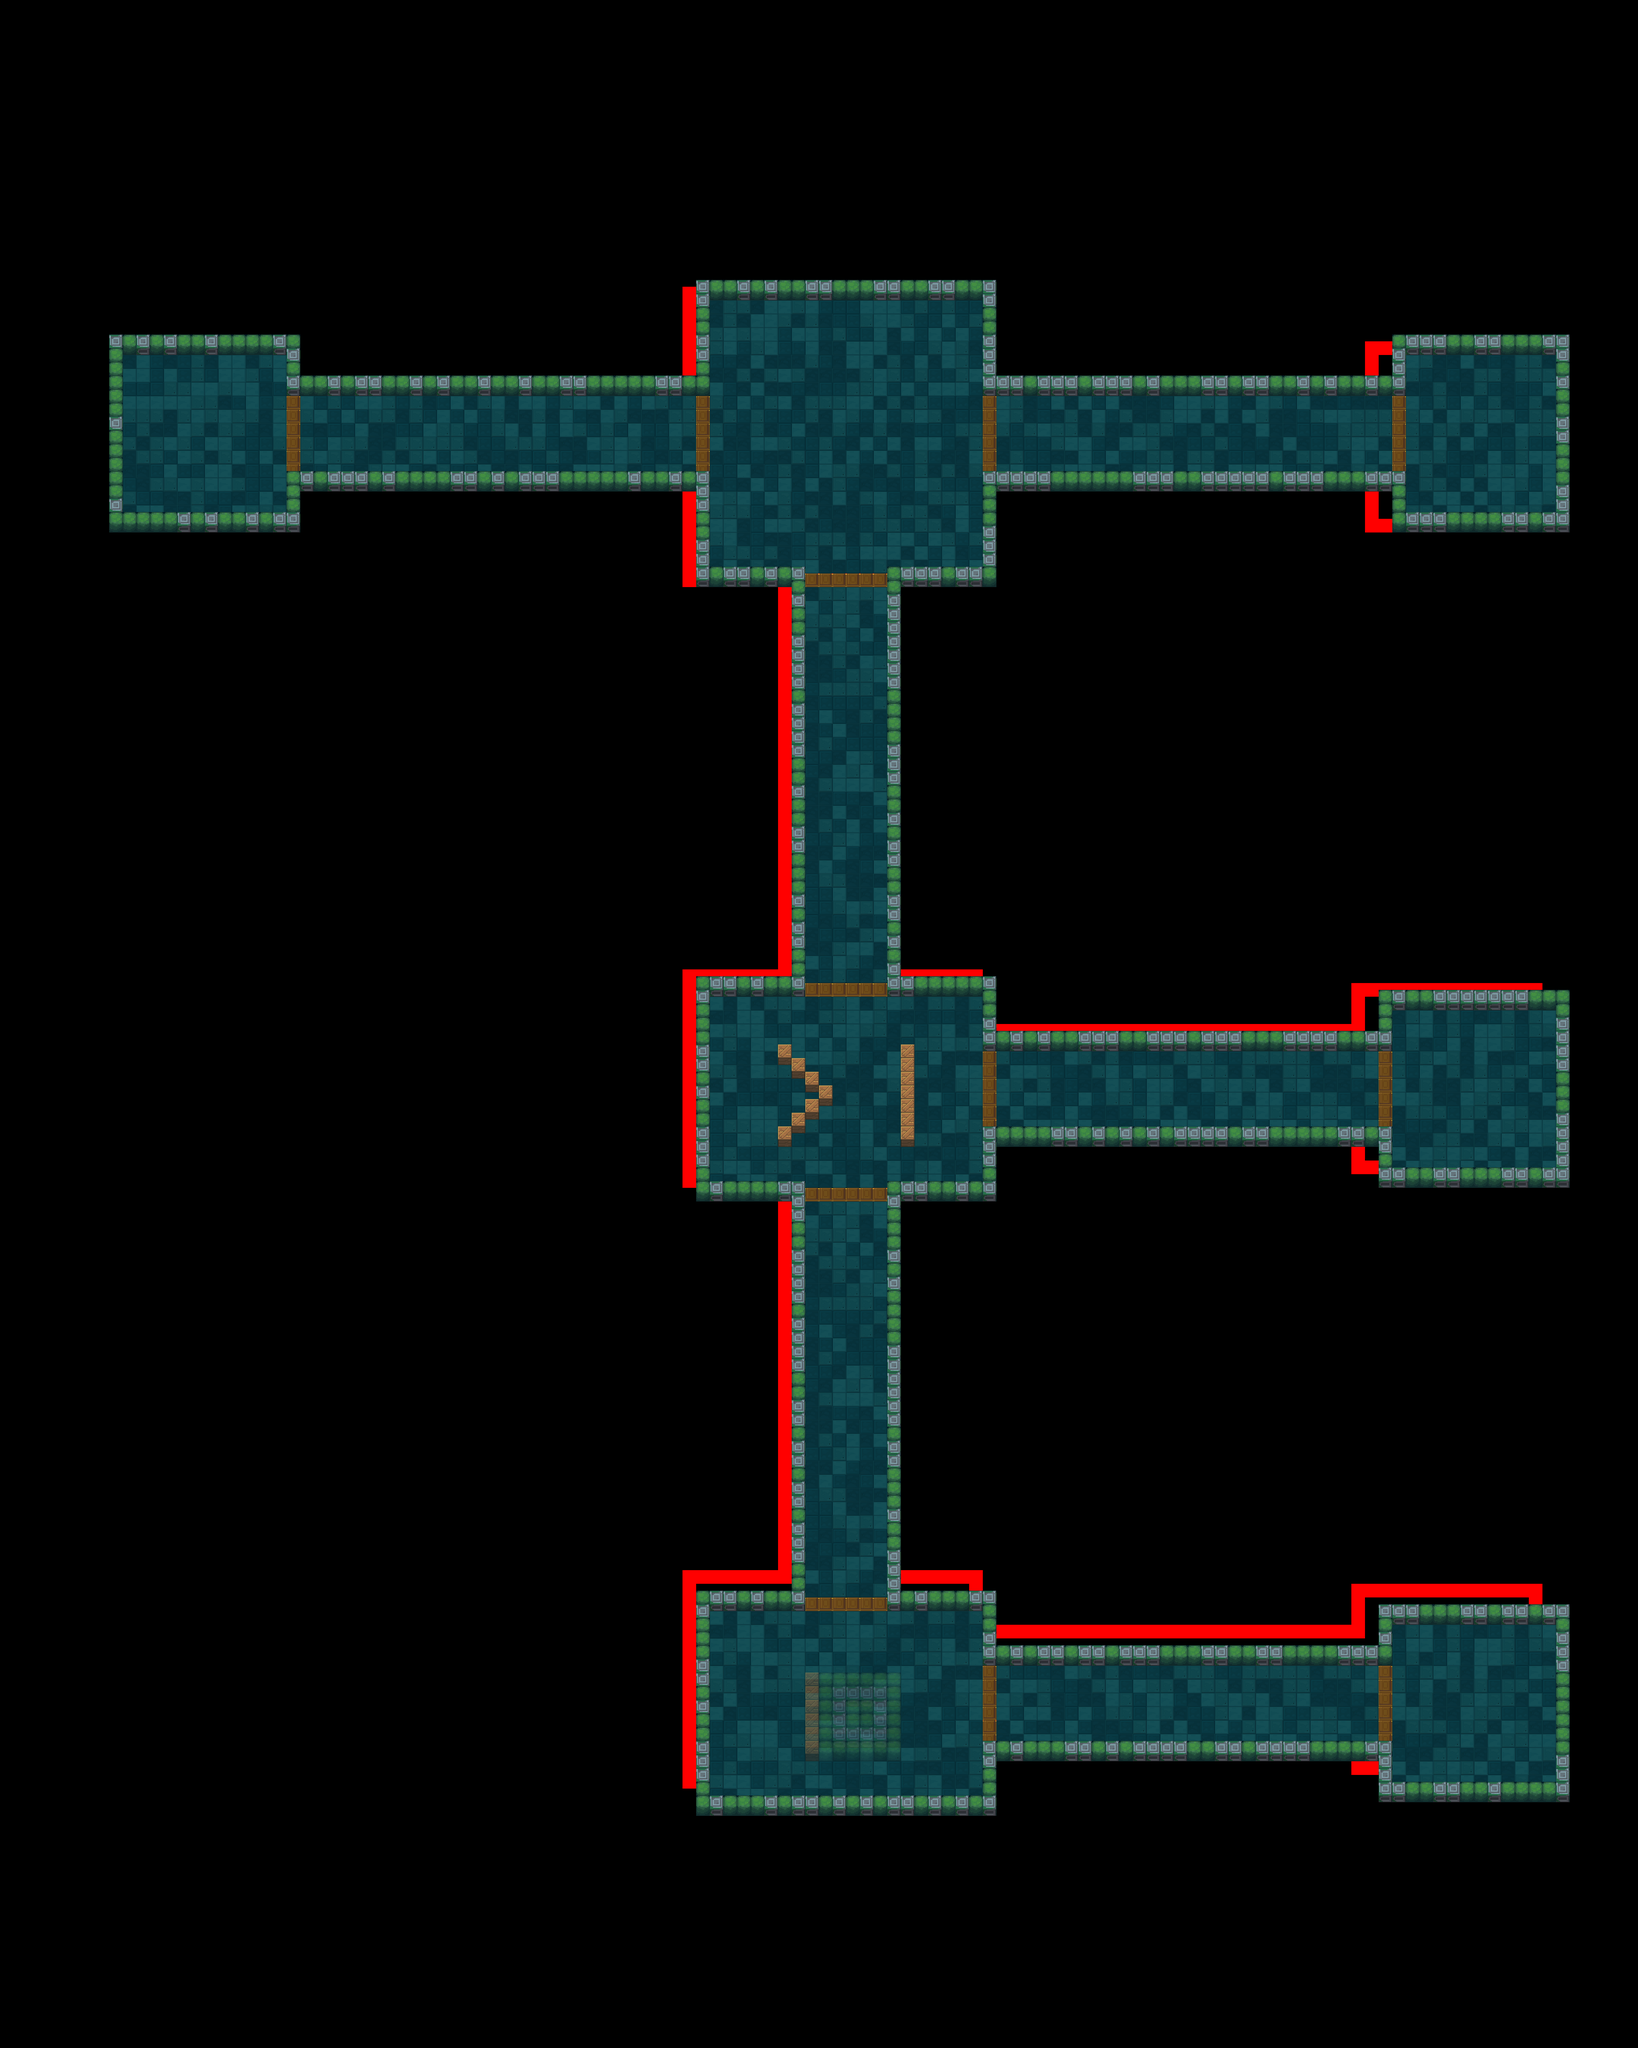

This game map was drawn from its Tiled (.tmx) file and the tilesets committed beside it. A one-line description and the trimmed map source follow:
An orthogonal 120x150 tile map with 40x40 px tiles, 7 tile layers (MonsterMeta, Meta, exit, floor, ...), 6 tilesets and 13 objects (2x CharacterPoint, 2x Manager3, Manager2, Manager1, Portal, ...).

<map version="1.0" orientation="orthogonal" renderorder="left-down" width="120" height="150" tilewidth="40" tileheight="40">
 <tileset firstgid="1" name="floors" tilewidth="40" tileheight="40">
  <image source="floors.png" width="160" height="40" />
 </tileset>
 <tileset firstgid="5" name="roomVerges" tilewidth="40" tileheight="60">
  <image source="1.png" width="80" height="60" />
 </tileset>
 <tileset firstgid="7" name="exit" tilewidth="40" tileheight="40">
  <image source="上下门（关）.png" width="40" height="80" />
 </tileset>
 <tileset firstgid="9" name="meta" tilewidth="40" tileheight="40">
  <image source="meta_tiles.png" width="280" height="70" />
  <tile id="0">
   <properties>
    <property name="Collidable" value="true" />
   </properties>
  </tile>
 </tileset>
 <tileset firstgid="16" name="木箱" tilewidth="40" tileheight="60">
  <image source="木箱.png" width="40" height="60" />
 </tileset>
 <tileset firstgid="17" name="1" tilewidth="40" tileheight="60">
  <image source="1.png" width="80" height="60" />
 </tileset>
 <objectgroup name="Object">
  <object name="CharacterPoint" x="600" y="1284" />
  <object name="Manager3" x="2480" y="5000" />
  <object name="CharacterPoint" x="600" y="1284" />
 </objectgroup>
 <layer name="MonsterMeta" width="120" height="150">
  <data>[18000 cells, 798 non-empty, 1 distinct tile ids]</data>
 </layer>
 <layer name="Meta" width="120" height="150">
  <data>[18000 cells, 750 non-empty, 1 distinct tile ids]</data>
 </layer>
 <layer name="exit" width="120" height="150">
  <properties>
   <property name="cc_vertexz" value="-500" />
  </properties>
  <data>[18000 cells, 72 non-empty, 1 distinct tile ids]</data>
 </layer>
 <layer name="floor" width="120" height="150">
  <properties>
   <property name="cc_vertexz" value="-500" />
  </properties>
  <data>[18000 cells, 2556 non-empty, 4 distinct tile ids]</data>
 </layer>
 <layer name="box" width="120" height="150">
  <properties>
   <property name="cc_vertexz" value="automatic" />
  </properties>
  <data>[18000 cells, 14 non-empty, 1 distinct tile ids]</data>
 </layer>
 <layer name="roomVerge" width="120" height="150" opacity="0.41">
  <properties>
   <property name="cc_vertexz" value="automatic" />
  </properties>
  <data>[18000 cells, 748 non-empty, 5 distinct tile ids]</data>
 </layer>
 <objectgroup name="ObjectManager">
  <object name="Manager2" x="2480" y="1240" />
  <object name="Manager1" x="2480" y="3200" />
  <object name="Manager3" x="2713" y="4994" />
 </objectgroup>
 <objectgroup name="ObjectPortal">
  <object name="Portal" x="4360" y="5000" />
 </objectgroup>
 <objectgroup name="ObjectSpeed">
  <object name="Speed2" x="2680" y="1040" />
  <object name="Speed1" x="2240" y="1480" />
  <object name="Speed4" x="2240" y="4960" />
  <object name="Speed3" x="2240" y="5080" />
 </objectgroup>
 <objectgroup name="ObjectTreasure">
  <object name="Treasure1" x="4272" y="1285.33" />
  <object name="Treasure2" x="4344" y="3184" />
 </objectgroup>
 <layer name="roomVergeFix" width="120" height="150">
  <data>[18000 cells, 706 non-empty, 2 distinct tile ids]</data>
 </layer>
</map>